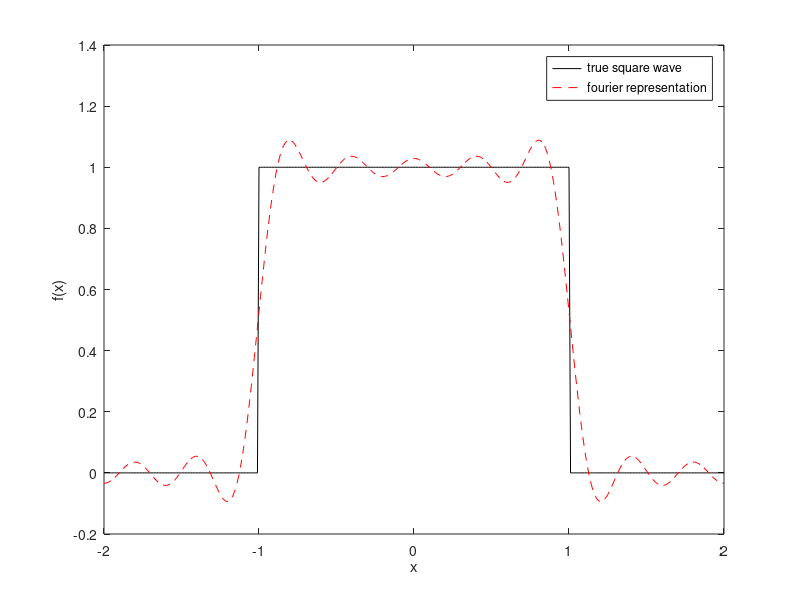

MATLAB code to generate this figure:
clear all; close all; clc
dx = 0.01;
R = 2;
x = (-R):dx:R;
f = zeros(size(x));
for i = 0:(2*R/dx)
x_new = -2 + i*dx;
if abs(x_new)<=1
f(i+1) = 1;
else
f(i+1) = 0;
end
end
Ao = (1/(2*R))*sum(f.*ones(size(x)))*dx;
fourier = zeros(size(x));
fourier(:) = Ao;
n = 10;
for c = 1:n
An = (1/R)*sum(f.*cos(c*pi*x/R))*dx;
Bn = (1/R)*sum(f.*sin(c*pi*x/R))*dx;
fourier = fourier + (An).*cos(c*pi.*x./R) + (Bn).*sin(c*pi.*x./R);
end
figure
plot(x,f,'k')
hold on
plot(x,fourier,'r--')
legend('true square wave','fourier representation')
xlabel('x')
ylabel('f(x)')